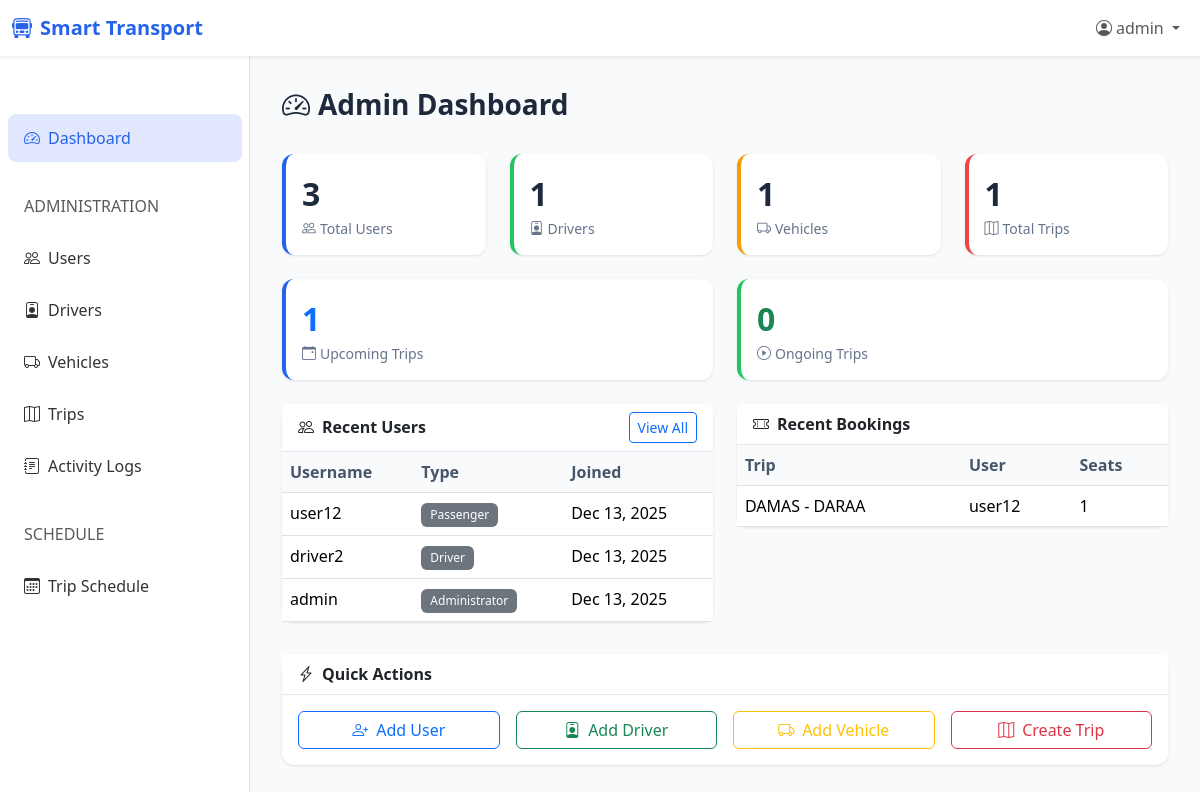
The page /dashboard/ (signed in) on the database its author committed.
### core/models.py (models this page shows, shortened)
class User(AbstractBaseUser, PermissionsMixin):
    class UserType(models.TextChoices):
        ADMINISTRATOR = 'Administrator', 'Administrator'
        DRIVER = 'Driver', 'Driver'
        PASSENGER = 'Passenger', 'Passenger'
    username = models.CharField(max_length=50, unique=True)
    email = models.EmailField(max_length=100, unique=True)
    phone = models.CharField(max_length=20, blank=True, null=True)
    user_type = models.CharField(
        max_length=20,
        choices=UserType.choices,
        default=UserType.PASSENGER
    )
    is_active = models.BooleanField(default=True)
    is_staff = models.BooleanField(default=False)
    created_at = models.DateTimeField(auto_now_add=True)
    updated_at = models.DateTimeField(auto_now=True)
    objects = UserManager()
    USERNAME_FIELD = 'email'
    REQUIRED_FIELDS = ['username']
    class Meta:
        db_table = 'users'
        verbose_name = 'User'
        verbose_name_plural = 'Users'
    @property
    def is_admin(self):
        return self.user_type == self.UserType.ADMINISTRATOR
    @property
    def is_driver(self):
        return self.user_type == self.UserType.DRIVER
    @property
    def is_passenger(self):
        return self.user_type == self.UserType.PASSENGER

class TripBooking(models.Model):
    class Status(models.TextChoices):
        CONFIRMED = 'Confirmed', 'Confirmed'
        CANCELLED = 'Cancelled', 'Cancelled'
        COMPLETED = 'Completed', 'Completed'
    trip = models.ForeignKey(
        Trip,
        on_delete=models.CASCADE,
        related_name='bookings'
    )
    user = models.ForeignKey(
        User,
        on_delete=models.CASCADE,
        related_name='bookings'
    )
    seats_booked = models.IntegerField(default=1)
    total_price = models.DecimalField(max_digits=10, decimal_places=2)
    status = models.CharField(
        max_length=20,
        choices=Status.choices,
        default=Status.CONFIRMED
    )
    booking_date = models.DateTimeField(auto_now_add=True)
    created_at = models.DateTimeField(auto_now_add=True)
    updated_at = models.DateTimeField(auto_now=True)
    class Meta:
        db_table = 'trip_bookings'
        verbose_name = 'Trip Booking'
        verbose_name_plural = 'Trip Bookings'
        ordering = ['-booking_date']

class Trip(models.Model):
    class Status(models.TextChoices):
        UPCOMING = 'Upcoming', 'Upcoming'
        ONGOING = 'Ongoing', 'Ongoing'
        COMPLETED = 'Completed', 'Completed'
        CANCELLED = 'Cancelled', 'Cancelled'
    driver = models.ForeignKey(
        Driver,
        on_delete=models.SET_NULL,
        null=True,
        related_name='trips'
    )
    vehicle = models.ForeignKey(
        Vehicle,
        on_delete=models.SET_NULL,
        null=True,
        related_name='trips'
    )
    trip_name = models.CharField(max_length=100)
    start_location = models.CharField(max_length=255)
    end_location = models.CharField(max_length=255)
    departure_time = models.DateTimeField()
    arrival_time = models.DateTimeField()
    price = models.DecimalField(max_digits=10, decimal_places=2)
    available_seats = models.IntegerField()
    status = models.CharField(
        max_length=20,
        choices=Status.choices,
        default=Status.UPCOMING
    )
    cancelled_by = models.CharField(max_length=20, blank=True, null=True)
    cancellation_reason = models.TextField(blank=True, null=True)
    created_at = models.DateTimeField(auto_now_add=True)
    updated_at = models.DateTimeField(auto_now=True)
    class Meta:
        db_table = 'trips'
        verbose_name = 'Trip'
        verbose_name_plural = 'Trips'
        ordering = ['-departure_time']

### core/views.py (the view)
# urls.py: path('dashboard/', views.dashboard_view, name='dashboard'),
@login_required
def dashboard_view(request):
    user = request.user
    if user.is_admin:
        return admin_dashboard(request)
    elif user.is_driver:
        return driver_dashboard(request)
    else:
        return passenger_dashboard(request)

### core/views.py (called while the page is built)
def admin_dashboard(request):
    context = {
        'total_users': User.objects.count(),
        'total_drivers': Driver.objects.count(),
        'total_vehicles': Vehicle.objects.count(),
        'total_trips': Trip.objects.count(),
        'active_trips': Trip.objects.filter(status=Trip.Status.ONGOING).count(),
        'upcoming_trips': Trip.objects.filter(status=Trip.Status.UPCOMING).count(),
        'recent_bookings': TripBooking.objects.select_related('trip', 'user')[:5],
        'recent_users': User.objects.order_by('-created_at')[:5],
    }
    return render(request, 'core/dashboard/admin.html', context)

### templates/core/dashboard/admin.html (shortened to what this page needs)
{% extends 'base.html' %}
{% block content %}
<div class="page-header d-flex justify-content-between align-items-center">
  <h1><i class="bi bi-speedometer2 me-2"></i>Admin Dashboard</h1>
</div>
<div class="row g-4 mb-4">
  <div class="col-md-3">
    <div class="card stat-card">
      <div class="card-body">
        <div class="stat-value">{{ total_users }}</div>
        <div class="stat-label">
          <i class="bi bi-people me-1"></i>Total Users
        </div>
      </div>
    </div>
  </div>
  <div class="col-md-3">
    <div class="card stat-card success">
      <div class="card-body">
        <div class="stat-value">{{ total_drivers }}</div>
        <div class="stat-label">
          <i class="bi bi-person-badge me-1"></i>Drivers
        </div>
      </div>
    </div>
  </div>
  <div class="col-md-3">
    <div class="card stat-card warning">
      <div class="card-body">
        <div class="stat-value">{{ total_vehicles }}</div>
        <div class="stat-label"><i class="bi bi-truck me-1"></i>Vehicles</div>
      </div>
    </div>
  </div>
  <div class="col-md-3">
    <div class="card stat-card danger">
      <div class="card-body">
        <div class="stat-value">{{ total_trips }}</div>
        <div class="stat-label"><i class="bi bi-map me-1"></i>Total Trips</div>
      </div>
    </div>
  </div>
</div>
<div class="row g-4 mb-4">
  <div class="col-md-6">
    <div class="card stat-card">
      <div class="card-body">
        <div class="stat-value text-primary">{{ upcoming_trips }}</div>
        <div class="stat-label">
          <i class="bi bi-calendar-event me-1"></i>Upcoming Trips
        </div>
      </div>
    </div>
  </div>
  <div class="col-md-6">
    <div class="card stat-card success">
      <div class="card-body">
        <div class="stat-value text-success">{{ active_trips }}</div>
        <div class="stat-label">
          <i class="bi bi-play-circle me-1"></i>Ongoing Trips
        </div>
      </div>
    </div>
  </div>
</div>
<div class="row g-4">
  <div class="col-md-6">
    <div class="card">
      <div
        class="card-header d-flex justify-content-between align-items-center"
      >
        <span><i class="bi bi-people me-2"></i>Recent Users</span>
        <a
          href="{% url 'core:user_list' %}"
          class="btn btn-sm btn-outline-primary"
          >View All</a
        >
      </div>
      <div class="card-body p-0">
        <table class="table table-hover mb-0">
          <thead>
            <tr>
              <th>Username</th>
              <th>Type</th>
              <th>Joined</th>
            </tr>
          </thead>
          <tbody>
            {% for user in recent_users %}
            <tr>
              <td>{{ user.username }}</td>
              <td>
                <span class="badge bg-secondary"
                  >{{ user.get_user_type_display }}</span
                >
              </td>
              <td>{{ user.created_at|date:"M d, Y" }}</td>
            </tr>
            {% empty %}
            <tr>
              <td colspan="3" class="text-center text-muted">No users yet</td>
            </tr>
            {% endfor %}
          </tbody>
        </table>
      </div>
    </div>
  </div>
  <div class="col-md-6">
    <div class="card">
      <div
        class="card-header d-flex justify-content-between align-items-center"
      >
        <span><i class="bi bi-ticket-perforated me-2"></i>Recent Bookings</span>
      </div>
      <div class="card-body p-0">
        <table class="table table-hover mb-0">
          <thead>
            <tr>
              <th>Trip</th>
              <th>User</th>
              <th>Seats</th>
            </tr>
          </thead>
          <tbody>
            {% for booking in recent_bookings %}
            <tr>
              <td>{{ booking.trip.trip_name|truncatechars:20 }}</td>
              <td>{{ booking.user.username }}</td>
              <td>{{ booking.seats_booked }}</td>
            </tr>
            {% empty %}
            <tr>
              <td colspan="3" class="text-center text-muted">
                No bookings yet
              </td>
            </tr>
            {% endfor %}
          </tbody>
        </table>
      </div>
    </div>
  </div>
</div>
<div class="row g-4 mt-2">
  <div class="col-12">
    <div class="card">
      <div class="card-header">
        <i class="bi bi-lightning-charge me-2"></i>Quick Actions
      </div>
      <div class="card-body">
        <div class="row g-3">
          <div class="col-md-3">
            <a
              href="{% url 'core:user_create' %}"
              class="btn btn-outline-primary w-100"
            >
              <i class="bi bi-person-plus me-2"></i>Add User
            </a>
          </div>
          <div class="col-md-3">
            <a
              href="{% url 'core:driver_create' %}"
              class="btn btn-outline-success w-100"
            >
              <i class="bi bi-person-badge me-2"></i>Add Driver
            </a>
          </div>
          <div class="col-md-3">
            <a
              href="{% url 'core:vehicle_create' %}"
              class="btn btn-outline-warning w-100"
            >
              <i class="bi bi-truck me-2"></i>Add Vehicle
            </a>
          </div>
          <div class="col-md-3">
            <a
              href="{% url 'core:trip_create' %}"
              class="btn btn-outline-danger w-100"
            >
              <i class="bi bi-map me-2"></i>Create Trip
            </a>
          </div>
        </div>
      </div>
    </div>
  </div>
</div>
{% endblock %}

### templates/base.html (shortened to what this page needs)
{% load static %}
<!DOCTYPE html>
<html lang="en">
  <head>
    <link
      href="https://cdn.jsdelivr.net/npm/bootstrap@5.3.2/dist/css/bootstrap.min.css"
      rel="stylesheet"
    />
    <link
      href="https://cdn.jsdelivr.net/npm/bootstrap-icons@1.11.1/font/bootstrap-icons.css"
      rel="stylesheet"
    />
  </head>
  <body>
    {% if user.is_authenticated %}
    <nav
      class="navbar navbar-expand-lg navbar-light bg-white fixed-top shadow-sm"
    >
      <div class="container-fluid">
        <a class="navbar-brand" href="{% url 'core:dashboard' %}">
          <i class="bi bi-bus-front me-2"></i>Smart Transport
        </a>
        <div class="collapse navbar-collapse" id="navbarNav">
          <ul class="navbar-nav ms-auto">
            <li class="nav-item dropdown">
              <a
                class="nav-link dropdown-toggle"
                href="#"
                id="userDropdown"
                role="button"
                data-bs-toggle="dropdown"
              >
                <i class="bi bi-person-circle me-1"></i>{{ user.username }}
              </a>
            </li>
          </ul>
        </div>
      </div>
    </nav>
    <nav class="sidebar d-none d-md-block">
      <div class="sidebar-sticky">
        <ul class="nav flex-column">
          <li class="nav-item">
            <a
              class="nav-link {% if request.resolver_match.url_name == 'dashboard' %}active{% endif %}"
              href="{% url 'core:dashboard' %}"
            >
              <i class="bi bi-speedometer2"></i>Dashboard
            </a>
          </li>
          {% if user.is_admin %}
          <li class="nav-item mt-3">
            <span class="nav-link text-muted small text-uppercase"
              >Administration</span
            >
          </li>
          <li class="nav-item">
            <a
              class="nav-link {% if 'user_' in request.resolver_match.url_name %}active{% endif %}"
              href="{% url 'core:user_list' %}"
            >
              <i class="bi bi-people"></i>Users
            </a>
          </li>
          <li class="nav-item">
            <a
              class="nav-link {% if 'driver_' in request.resolver_match.url_name %}active{% endif %}"
              href="{% url 'core:driver_list' %}"
            >
              <i class="bi bi-person-badge"></i>Drivers
            </a>
          </li>
          <li class="nav-item">
            <a
              class="nav-link {% if 'vehicle_' in request.resolver_match.url_name %}active{% endif %}"
              href="{% url 'core:vehicle_list' %}"
            >
              <i class="bi bi-truck"></i>Vehicles
            </a>
          </li>
          <li class="nav-item">
            <a
              class="nav-link {% if 'trip_' in request.resolver_match.url_name and 'admin' in request.resolver_match.url_name %}active{% endif %}"
              href="{% url 'core:trip_list_admin' %}"
            >
              <i class="bi bi-map"></i>Trips
            </a>
          </li>
          <li class="nav-item">
            <a
              class="nav-link {% if 'admin_logs' in request.resolver_match.url_name %}active{% endif %}"
              href="{% url 'core:admin_logs' %}"
            >
              <i class="bi bi-journal-text"></i>Activity Logs
            </a>
          </li>
          {% endif %}
          <li class="nav-item mt-3">
            <span class="nav-link text-muted small text-uppercase"
              >Schedule</span
            >
          </li>
          <li class="nav-item">
            <a
              class="nav-link {% if 'trip_schedule' in request.resolver_match.url_name %}active{% endif %}"
              href="{% url 'core:trip_schedule' %}"
            >
              <i class="bi bi-calendar3"></i>Trip Schedule
            </a>
          </li>
        </ul>
      </div>
    </nav>
    <main class="main-content">
       {% block content %}{% endblock %}
    </main>
    {% else %} {% block auth_content %}{% endblock %} {% endif %}
  </body>
</html>

### templates/base.html (style rules this page uses)
:root { --primary-color: #2563eb; --secondary-color: #64748b; --success-color: #22c55e; --danger-color: #ef4444; --warning-color: #f59e0b; }
body { font-family: "Segoe UI", Tahoma, Geneva, Verdana, sans-serif; background-color: #f8fafc; }
.navbar-brand { font-weight: 700; color: var(--primary-color) !important; }
.sidebar { position: fixed; top: 56px; bottom: 0; left: 0; z-index: 100; padding: 48px 0 0; box-shadow: inset -1px 0 0 rgba(0, 0, 0, 0.1); background-color: #fff; width: 250px; }
.sidebar-sticky { position: relative; top: 0; height: calc(100vh - 56px); padding-top: 0.5rem; overflow-x: hidden; overflow-y: auto; }
.sidebar .nav-link { font-weight: 500; color: #333; padding: 0.75rem 1rem; margin: 0.125rem 0.5rem; border-radius: 0.5rem; }
.sidebar .nav-link.active { background-color: #e0e7ff; color: var(--primary-color); }
.sidebar .nav-link i { margin-right: 0.5rem; }
.main-content { margin-left: 250px; padding: 2rem; margin-top: 56px; }
.card { border: none; border-radius: 0.75rem; box-shadow: 0 1px 3px rgba(0, 0, 0, 0.1); }
.card-header { background-color: #fff; border-bottom: 1px solid #e2e8f0; font-weight: 600; }
.stat-card { border-left: 4px solid var(--primary-color); }
.stat-card.success { border-left-color: var(--success-color); }
.stat-card.warning { border-left-color: var(--warning-color); }
.stat-card.danger { border-left-color: var(--danger-color); }
.stat-card .stat-value { font-size: 2rem; font-weight: 700; color: #1e293b; }
.stat-card .stat-label { color: var(--secondary-color); font-size: 0.875rem; }
.table th { font-weight: 600; color: #475569; background-color: #f8fafc; }
.badge { font-weight: 500; padding: 0.5em 0.75em; }
.page-header { margin-bottom: 1.5rem; }
.page-header h1 { font-size: 1.75rem; font-weight: 700; color: #1e293b; }

### rows shown on the page
User: username "admin", user_type "Administrator", created_at "Dec 13, 2025"
User: username "user12", user_type "Passenger", created_at "Dec 13, 2025"
User: username "driver2", user_type "Driver", created_at "Dec 13, 2025"
TripBooking: trip.trip_name "DAMAS - DARAA", user.username "user12", seats_booked "1"

### other values the page prints
{{ total_users }} "3"
{{ total_drivers }} "1"
{{ total_vehicles }} "1"
{{ total_trips }} "1"
{{ upcoming_trips }} "1"
{{ active_trips }} "0"
